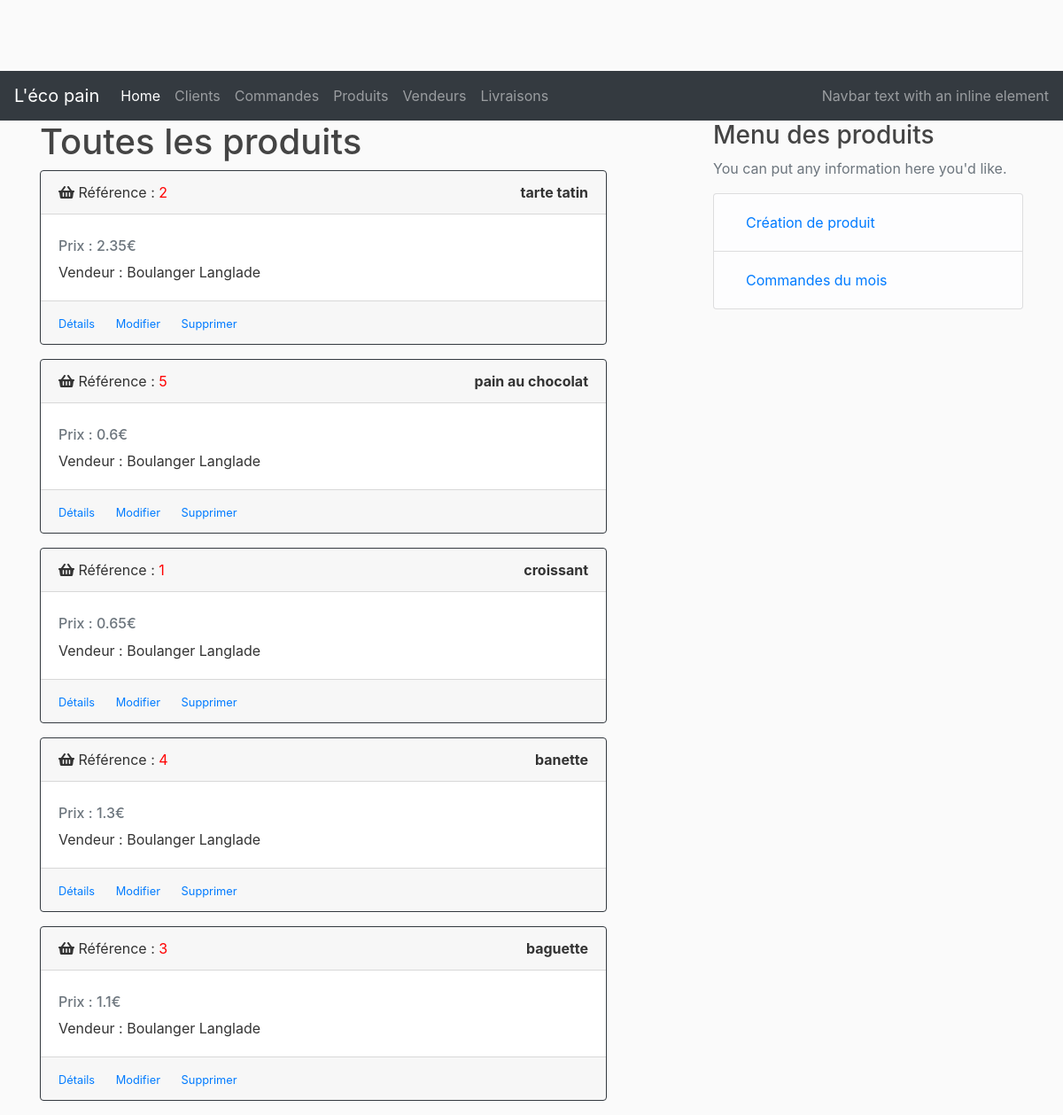
Page /products on the committed database.
### lecopain/models.py (models this page shows, shortened)
class Product(db.Model)      :
    __tablename__            = 'products'
    id                       = db.Column(db.Integer, primary_key = True)
    name                     = db.Column(db.String(50), nullable = False)
    description              = db.Column(db.String(250))
    price                    = db.Column(db.Float)
    status                   = db.Column(db.String(20))
    selections               = db.relationship('CustomerOrder', secondary = 'order_product', backref = db.backref('selected_products'))
    vendor_id                = db.Column(db.Integer, db.ForeignKey('vendors.id'), nullable = False)

class Vendor(db.Model)        :
    __tablename__             = 'vendors'
    id                        = db.Column(db.Integer, primary_key                                      = True)
    name                      = db.Column(db.String(50), nullable                                      = False)
    email                     = db.Column(db.String(200), nullable                                     = False)
    products                  = db.relationship('Product', backref                                     = 'vendor', lazy           = True)

### lecopain/controllers/product_controller.py (the view)
@product_page.route("/products", methods=['GET', 'POST'])
def products():
    products = Product.query.order_by(Product.name.desc()).all()
    return render_template('/products/products.html', products=products, title="Toutes les produits")

### lecopain/templates/products/products.html (shortened to what this page needs)
{% extends "layout.html" %}
{% block content %}
    {% for product in products %}
    <div class="card border-dark mb-3" style="width: 40rem;">
        <div class="card-header">
            <span style="font-size: 1,8em;">
                    <i class="fas fa-shopping-basket "></i>
            </span>
            Référence : <span style="color:red">{{product.id}}</span>
            <span style="float: right"><b>{{ product.name }}</b></span>
        </div>
        <div class="card-body">
            <h6 class="card-subtitle mb-2 text-muted">Prix : {{product.price }}€</h6>
            <p class="card-text"> Vendeur : {{product.vendor.name}} </p>
        </div>
        <div class="card-footer">
            <small class="text-muted">
                <a href="/products/{{product.id}}" class="card-link">Détails</a>
                <a href="/products/update/{{product.id}}" class="card-link">Modifier</a>
                <a href="/products/delete/{{product.id}}" class="card-link">Supprimer</a>
            </small>
        </div>
    </div>
    {% endfor %}
{% endblock %}
{% block right_menu %}
<div class="content-section">
    <h3>Menu des produits</h3>
    <p class='text-muted'>You can put any information here you'd like.
        <ul class="list-group">
        <li class="list-group-item list-group-item-light">
                <a class="nav-link" href="/products/new">Création de produit</a></li>
        <li class="list-group-item list-group-item-light">
                <a class="nav-link" href="/orders/month/0">Commandes du mois</a></li>
        </ul>
    </p>
</div>
{% endblock %}

### lecopain/static/main.css (style rules this page uses)
body { background: #fafafa; color: #333333; margin-top: 5rem; }
h1, h2, h3, h4, h5, h6 { color:#444444; }

### rows in the picture
Product: id "2", name "tarte tatin", price "2.35", vendor.name "Boulanger Langlade"
Product: id "5", name "pain au chocolat", price "0.6", vendor.name "Boulanger Langlade"
Product: id "1", name "croissant", price "0.65", vendor.name "Boulanger Langlade"
Product: id "4", name "banette", price "1.3", vendor.name "Boulanger Langlade"
Product: id "3", name "baguette", price "1.1", vendor.name "Boulanger Langlade"

### other values in the picture
{{ title }} "Toutes les produits"
